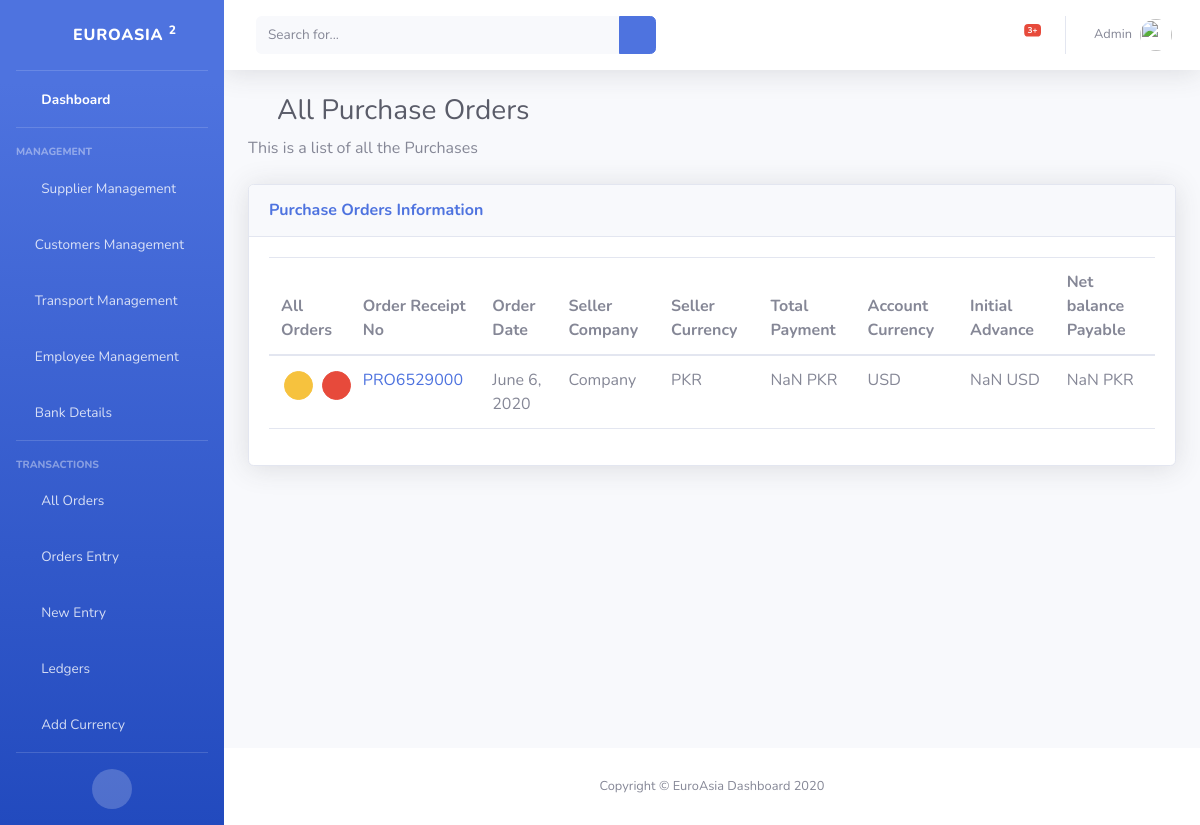
The app's page /all_purchase_orders/ (signed in) with its own data.
### app/models.py (models this page shows, shortened)
class PurchaseOrder(models.Model):
    order_receipt_no = models.CharField(max_length=300,null=False)
    order_date = models.DateField()
    seller = models.ForeignKey(seller, related_name="purchase_order_seller", on_delete=models.CASCADE)
    transaction_type = models.CharField(max_length=150, null=False)
    material = models.CharField(max_length=150,blank=True, null=True)
    purchase_quantity = models.IntegerField(null=False)
    unit = models.CharField(max_length=150, null=False)
    purchase_price = models.FloatField(null=False)
    freight_cost = models.FloatField(blank=True)
    freight_company = models.ForeignKey(Transport, related_name="purchase_order_freight_company", on_delete=models.CASCADE, blank=True, null=True)
    container_no = models.IntegerField(null=False)
    advance = models.FloatField(null=False)
    advance_currency = models.ForeignKey(Currency, related_name="purchase_order_advance_currency", on_delete=models.CASCADE)
    seller_currency = models.ForeignKey(Currency, related_name="purchase_order_currency", on_delete=models.CASCADE)
    payment_due_date = models.DateField()
    bank_account_payment = models.ForeignKey(BankAccount, related_name="bank_account_payment_purchase_order", on_delete=models.CASCADE)
    pdf_attachment_box = models.FileField(upload_to="Files", blank=True)
    notes = models.TextField(blank=True, null=True)
    exchange_rate = models.FloatField(null=False)
    total = models.FloatField()
    payment_remaining = models.FloatField()
    display_name = models.TextField(null=False)

class seller(models.Model):
    seller_id = models.CharField(max_length=150, null=False)
    seller_company = models.CharField(max_length=150, null=False)
    email = models.EmailField(max_length=150, blank=True)
    seller_phone = models.CharField(max_length=150, blank=True)
    seller_type = models.CharField(max_length=150, null=False)
    seller_mobile = models.CharField(max_length=150, blank=True)
    seller_fax = models.CharField(max_length=150, blank=True)
    address = models.TextField(null=False)
    city = models.CharField(max_length=150, blank=True)
    country = models.CharField(max_length=150, blank=True)
    postal_code = models.CharField(max_length=150, blank=True)
    currency = models.ForeignKey(Currency, related_name="seller", on_delete=models.CASCADE)
    opening_balance = models.FloatField(null=False)
    pdf_attachment_box = models.FileField(upload_to="Files", blank=True)
    notes = models.TextField(blank=True)

class Currency(models.Model):
    currency_name = models.CharField(max_length=150, null=False)
    currency_symbol = models.CharField(max_length=150, null=False)
    abbreviation = models.CharField(max_length=150)

### app/views.py (the view)
# urls.py: url(r'^all_purchase_orders/', views.all_purchase_orders, name="all_purchase_orders"),
def all_purchase_orders(request):
    if 'logged_in' in request.session:
        purchase_orders = PurchaseOrder.objects.all().order_by('-id')
        return render(request, 'all_purchase_orders.html',{'purchase_orders':purchase_orders})
    else:
        return redirect('login')

### app/templates/all_purchase_orders.html (shortened to what this page needs)
{% include './includes/sidebar.html' %}
{% load static %}
<link href="{% static 'vendor/datatables/dataTables.bootstrap4.min.css' %}" rel="stylesheet">
<div class="container-fluid">
    {% if seller %}
        <h1 class="h3 mb-2 text-gray-800"><i class="fas fa-sort"></i>Purchase Orders with seller {{seller.seller_company}}</h1>
        <p class="mb-4">This is a list of all the Purchases with seller {{seller.seller_company}}</p>
    {% elif transport_company %}
        <h1 class="h3 mb-2 text-gray-800"><i class="fas fa-sort"></i>Purchase Orders with transport company {{transport_company.transport_company_name}}</h1>
        <p class="mb-4">This is a list of all the Purchases with transport company {{transport_company.transport_company_name}}</p>
    {% else %}
        <h1 class="h3 mb-2 text-gray-800"><i class="fas fa-sort"></i> All Purchase Orders</h1>
        <p class="mb-4">This is a list of all the Purchases</p>
    {% endif %}
    <div class="card shadow mb-4">
        <div class="card-header py-3">
            <h6 class="m-0 font-weight-bold text-primary">Purchase Orders Information</h6>
        </div>
        <div class="card-body">
            <div class="table-responsive">
                <table class="table table-bordered" id="dataTable" width="100%" cellspacing="0">
                    <thead>
                    <tr>
                        <th>All Orders</th>
                        <th>Order Receipt No</th>
                        <th>Order Date</th>
                        <th>Seller Company</th>
                        <th>Seller Currency</th>
                        <th>Total Payment</th>
                        <th>Account Currency</th>
                        <th>Initial Advance</th>
                        <th>Net balance Payable</th>
                    </tr>
                    </thead>
                    <tbody>
                    {% for purchase_order in purchase_orders %}
                    <td style="padding:15px;">
                        <div class="row">
                            <div class="col-md-6 col-xs-6">
                                <a href="" data-toggle="tooltip" title="Edit" class="btn btn-warning btn-circle btn-sm">
                                    <i class="fas fa-edit"></i>
                                </a>
                            </div>
                            <div class="col-md-6 col-xs-6">
                                <a href="{% url 'delete_purchase_order' id=purchase_order.id %}" data-toggle="tooltip" title="Delete"  class="btn btn-danger btn-circle btn-sm">
                                    <i class="fas fa-trash"></i>
                                </a>
                            </div>
                        </div>
                    </td>
                    <td><a href="{% url 'purchase_order_view' id=purchase_order.id %}">{{purchase_order.order_receipt_no}}</a></td>
                    <td>{{purchase_order.order_date}}</td>
                    <td>{{purchase_order.seller.seller_company}}</td>
                    <td>{{purchase_order.seller_currency.abbreviation}}</td>
                    <td><span class="currency">{{purchase_order.total}}</span> {{purchase_order.seller_currency.abbreviation}}</td>
                    <td>{{purchase_order.advance_currency.abbreviation}}</td>
                    <td><span class="currency">{{purchase_order.advance}}</span> {{purchase_order.advance_currency.abbreviation}}</td>
                    <td><span class="currency">{{purchase_order.payment_remaining}}</span> {{purchase_order.seller_currency.abbreviation}}</td>
                    {% endfor %}
                    </tbody>
                </table>
            </div>
        </div>
    </div>
</div>
</div>
<footer class="sticky-footer bg-white">
    <div class="container my-auto">
        <div class="copyright text-center my-auto">
            <span>Copyright &copy; EuroAsia Dashboard 2020</span>
        </div>
    </div>
</footer>
</div>
</div>
</body>
</html>

### app/templates/all_purchase_orders.html (style rules this page uses)
table { border-left:none !important; border-right:none !important; }
th { border-left:none !important; border-right:none !important; }
tbody { border-left:none !important; border-right:none !important; }
tbody td { border-left:none !important; border-right:none !important; }

### records on screen
PurchaseOrder: order_receipt_no "PRO6529000", order_date "June 6, 2020", seller.seller_company "Company", seller_currency.abbreviation "PKR", advance_currency.abbreviation "USD"
